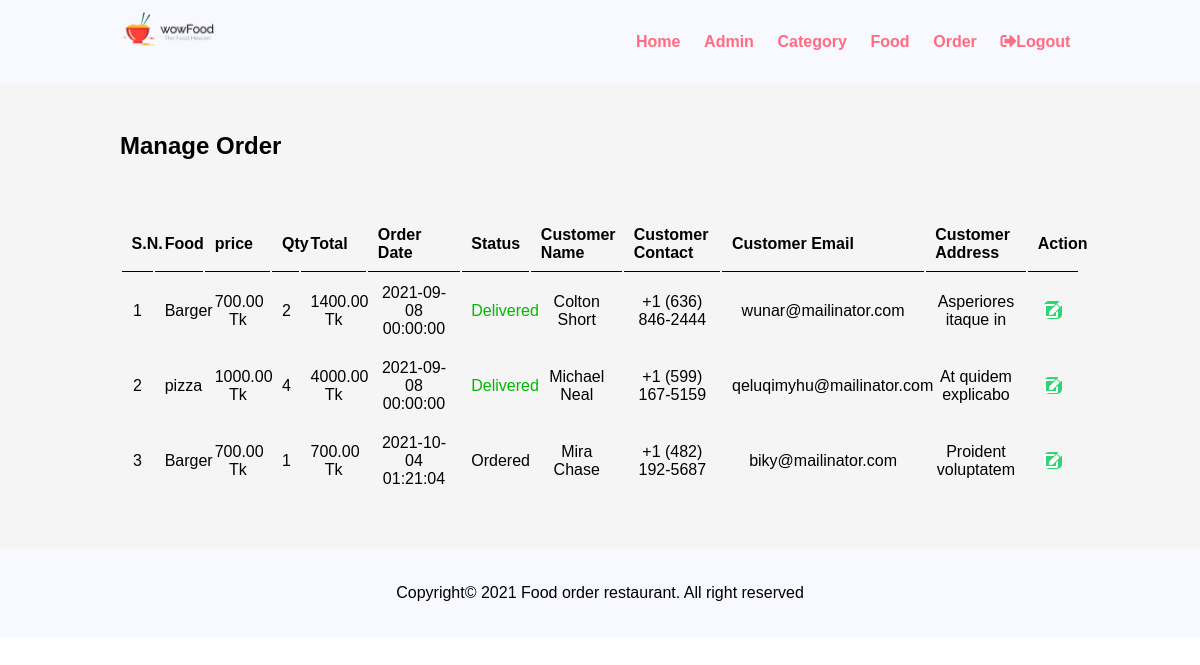
Screenshot of /admin/manage_order.php (signed in) with the database file from the repository.
### tables this page shows
CREATE TABLE `tbl_order` (
  `id` int(10) UNSIGNED NOT NULL,
  `food` varchar(150) NOT NULL,
  `price` decimal(10,2) NOT NULL,
  `qty` int(11) NOT NULL,
  `total` decimal(10,2) NOT NULL,
  `order_date` datetime NOT NULL DEFAULT current_timestamp(),
  `status` varchar(50) NOT NULL,
  `customer_name` varchar(150) NOT NULL,
  `customer_contact` varchar(20) NOT NULL,
  `customer_email` varchar(150) NOT NULL,
  `customer_address` varchar(255) NOT NULL
);

### admin/db_connection.php (called while the page is built, shortened)
<?php
class Database{
    private $servername = 'localhost';
    private $username = 'root';
    private $password = '';
    private $dbname = 'food_order';
    public function __construct(){
        $this->conn = new mysqli($this->servername, $this->username, $this->password, $this->dbname);
    }
}

### admin/Order.php (called while the page is built, shortened)
<?php
include_once 'db_connection.php';
class Order extends Database{
    public function displayOrder(){
        $sql = "SELECT * FROM tbl_order";
        $result = $this->conn->query($sql);
        if ($result == true){
            $data = [];
            while ($row = $result->fetch_assoc()){
                $data[] = $row;
            }return $data;
        }
    }
}

### admin/manage_order.php (the view, shortened to what this page needs)
<?php
include ('partial/navbar.php');
include 'Order.php';
?>
<section class="main_content">
    <div class="container">
        <h1>Manage Order</h1>
        <br/>
        <br/><br/>
        <table class="tbl-full text-center">
            <tr>
                <th>S.N.</th>
                <th>Food</th>
                <th>price</th>
                <th>Qty</th>
                <th>Total</th>
                <th>Order Date</th>
                <th>Status</th>
                <th>Customer Name</th>
                <th>Customer Contact</th>
                <th>Customer Email</th>
                <th>Customer Address</th>
                <th>Action</th>
            </tr>
            <?php
            $obj = new Order();
            $data = $obj->displayOrder();
            $sn = 1;
            foreach ($data as $value){?>
                <tr>
                    <td><?php echo $sn++?></td>
                    <td><?php echo $value['food']?></td>
                    <td><?php echo $value['price']?> Tk</td>
                    <td><?php echo $value['qty']?></td>
                    <td><?php echo $value['total']?> Tk</td>
                    <td><?php echo $value['order_date']?></td>
                    <td>
                        <?php
                        $status = $value['status'];
                        if ($status == "Ordered")
                        {
                            echo "<label>$status</label>";
                        }
                        elseif ($status == "On Delivery")
                        {
                            echo "<label style='color: orange;'>$status</label>";
                        }
                        elseif ($status == "Delivered")
                        {
                            echo "<label style='color: #02b802;'>$status</label>";
                        }
                        elseif ($status == "Cancelled")
                        {
                            echo "<label style='color: red;'>$status</label>";
                        }
                        ?>
                    </td>
                    <td><?php echo $value['customer_name']?></td>
                    <td><?php echo $value['customer_contact']?></td>
                    <td><?php echo $value['customer_email']?></td>
                    <td><?php echo $value['customer_address']?></td>
                    <td>
                        <a href="order_update.php?Order_id=<?php echo $value['id']?>" class="btn-secondary" title="update"><i class="fas fa-edit"></i></a>
                    </td>
                </tr>
            <?php } ?>
        </table>
    </div>
</section>
<?php include 'partial/footer.php' ?>

### css/admin.css (style rules this page uses)
* { margin: 0 0; padding: 0 0; font-family: Arial, Helvetica, sans-serif; }
.container { width: 80%; margin: 0 auto; padding: 1%; }
.text-center { text-align: center; }
.tbl-full { width: 100%; }
table tr th { border-bottom: 1px solid black; padding: 1%; text-align: left; }
table tr td { padding: 1%; }
.btn-secondary { background-color: #2ed573; padding: 1%; color: white; text-decoration: none; font-weight: bold; border-radius: 5px; }
.main_content { background-color: whitesmoke; padding: 3% 0; }

### rows the page displays
tbl_order: food "Barger", price "700.00", qty "2", total "1400.00", order_date "2021-09-08 00:00:00", status "Delivered", customer_name "Colton Short", customer_contact "+1 (636) 846-2444", customer_email "wunar@mailinator.com", customer_address "Asperiores itaque in"
tbl_order: food "pizza", price "1000.00", qty "4", total "4000.00", order_date "2021-09-08 00:00:00", status "Delivered", customer_name "Michael Neal", customer_contact "+1 (599) 167-5159", customer_email "qeluqimyhu@mailinator.com", customer_address "At quidem explicabo"
tbl_order: food "Barger", price "700.00", qty "1", total "700.00", order_date "2021-10-04 01:21:04", status "Ordered", customer_name "Mira Chase", customer_contact "+1 (482) 192-5687", customer_email "biky@mailinator.com", customer_address "Proident voluptatem"
